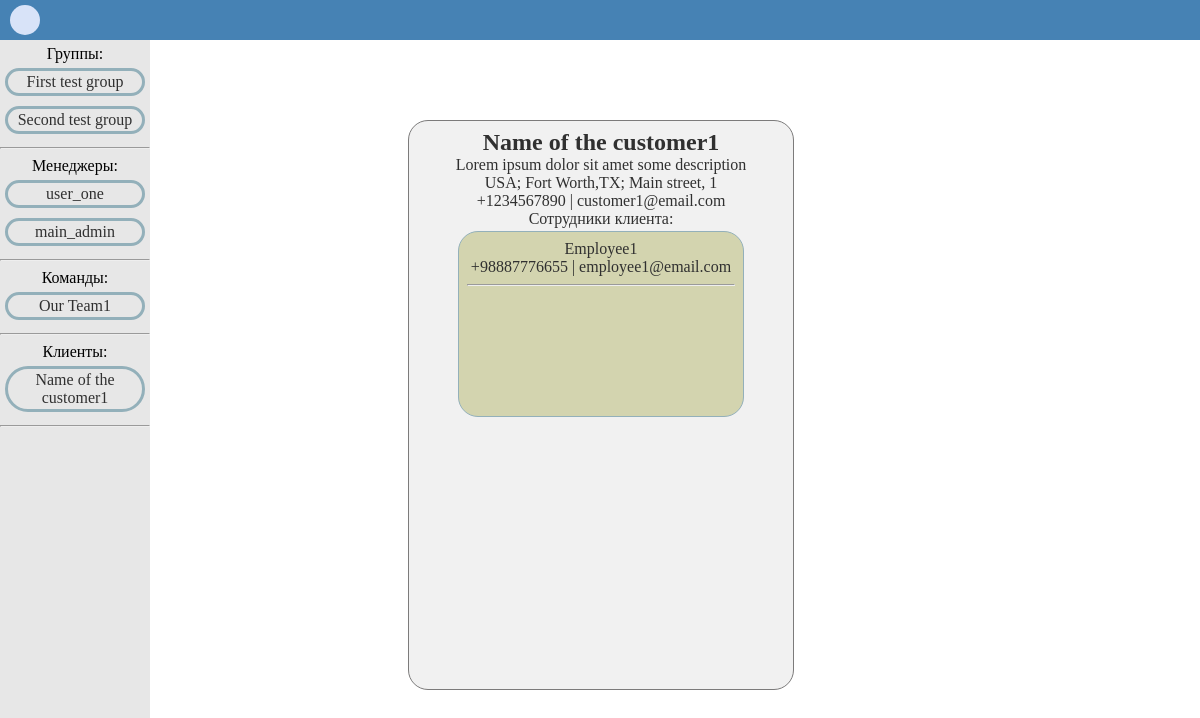
Page /customer/1/ (signed in) on the earlier database version.
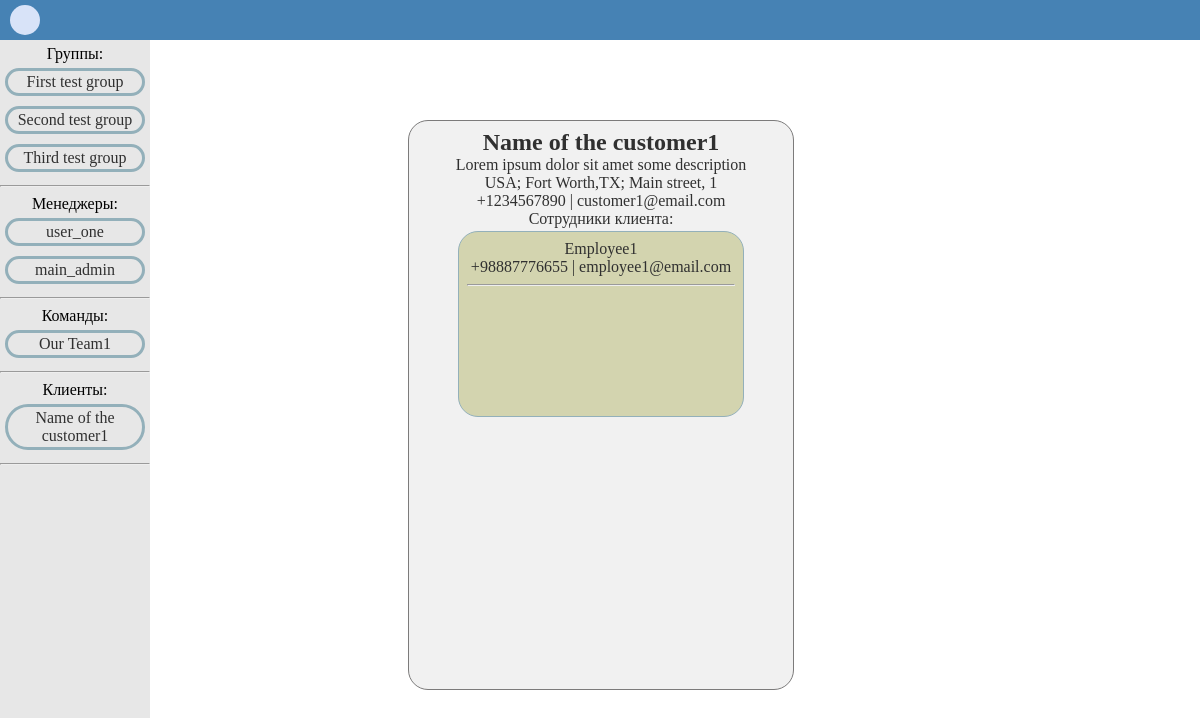
Same page on the later database version.
### main/models.py (models this page shows, shortened)
class Group(models.Model):
    name = models.CharField(max_length=256, default='Default Group Name')

class Manager(models.Model):
    user = models.OneToOneField(to=User, on_delete=models.PROTECT)
    patronymic = models.CharField(max_length=64, null=True, default=None)
    phone_number = models.CharField(max_length=64, default='+1234567890')
    profit = models.ManyToManyField(to='Profit')
    notes = models.ManyToManyField(to='Note')

class Team(models.Model):
    name = models.CharField(max_length=128, default='Default Team Name')
    description = models.CharField(max_length=256,
                                   default='Default Team Description')
    managers = models.ManyToManyField(to='Manager')
    team_leader = models.OneToOneField(to='Employee',
                                       on_delete=models.PROTECT,
                                       related_name='foreman')
    employees = models.ManyToManyField(to='Employee')
    notes = models.ManyToManyField(to='Note')

class Customer(models.Model):
    name = models.CharField(max_length=256, default='Default Customer Name')
    description = models.CharField(max_length=1024,
                                   default='Default Customer Description')
    address = models.CharField(max_length=512,
                               default='Default Customer Address')
    email = models.EmailField(max_length=64,
                              default='default.customer@email.com')
    phone_number = models.CharField(max_length=16, default='+1234567890')
    employees = models.ManyToManyField(to='Employee')
    profit = models.ManyToManyField(to='Profit')
    notes = models.ManyToManyField(to='Note')

class Employee(models.Model):
    name = models.CharField(max_length=64, default='Default Employee Name')
    description = models.CharField(max_length=128,
                                   default='Default Employee Description')
    phone_number = models.CharField(max_length=16, default='+1234567890')
    email = models.EmailField(max_length=64,
                              default='default.employee@email.com')
    payment_status = models.CharField(max_length=128,
                                      default='Payment Status Not Set')
    notes = models.ManyToManyField(to='Note')

### main/views.py (the view)
# urls.py: path('customer/<int:pk>/', CustomerView.as_view(), name='customer'),
class CustomerView(LoginRequiredMixin, DetailView):
    model = Customer
    template_name = 'secondary/customer.html'
    context_object_name = 'customer'
    def get_queryset(self):
        self.queryset = Customer.objects.filter(pk=self.kwargs['pk'])
        return super().get_queryset()
    def get_context_data(self, **kwargs):
        context = super().get_context_data(**kwargs)
        context['association_for_utils'] = Association.objects\
            .get(pk=self.request.session['last_association'])
        return context

### templates/secondary/customer.html (shortened to what this page needs)
{% extends 'base.html' %}
{% block content %}
    <div class="picker-card-big">
        <span class="picker-span-important">{{ customer.name }}</span>
        <br>
        <span>{{ customer.description }}</span>
        <br>
        <span>{{ customer.address }}</span>
        <br>
        {{ customer.phone_number }} | {{ customer.email }}
        <br>
        <span>Сотрудники клиента:</span>
        <div class="picker-teams">
            {% for employee in customer.employees.all %}
                {{ employee.name }}
                <br>
                {{ employee.phone_number }} | {{ employee.email }}
                <hr>
            {% empty %}
                <br>
                <span>Нет</span>
            {% endfor %}
        </div>
    </div>
{% endblock content %}

### templates/utils/sidebar.html
{% if association_for_utils.id %}
    <div class="sidebar">
        <div class="sidebar-content">
            <span>Группы:</span>
            {% for group in association_for_utils.groups.all %}
                <a class="deal-card-href" href="{% url 'group_view' association_for_utils.id forloop.counter %}"><div class="sidebar-plate">{{group.name}}</div><a>
            {% endfor %}
            <hr>
            <span class="class-name">Менеджеры:</span>
            {% for manager in association_for_utils.managers.all %}
                <a class="deal-card-href" href="{% url 'manager' manager.pk %}"><div class="sidebar-plate">{{manager.user.username}}</div></a>
            {% endfor %}
            <hr>
            <span>Команды:</span>
            {% for team in association_for_utils.teams.all %}
                <a class="deal-card-href" href="{% url 'team' team.pk %}"><div class="sidebar-plate">{{team.name}}</div></a>
            {% endfor %}
            <hr>
            <span>Клиенты:</span>
            {% for customer in association_for_utils.customers.all %}
                    <a class="deal-card-href" href="{% url 'customer' customer.pk %}"><div class="sidebar-plate">{{customer.name}}</div></a>
            {% endfor %}
            <hr>
        </div>
    </div>
{% endif %}

Differences in the rows shown:
added Group: name "Third test group"
